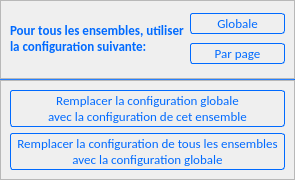
<?xml version="1.0" encoding="UTF-8"?>
<ui version="4.0">
 <class>MiscSetUI</class>
 <widget class="QWidget" name="MiscSetUI">
  <property name="geometry">
   <rect>
    <x>0</x>
    <y>0</y>
    <width>295</width>
    <height>180</height>
   </rect>
  </property>
  <property name="sizePolicy">
   <sizepolicy hsizetype="Preferred" vsizetype="Minimum">
    <horstretch>0</horstretch>
    <verstretch>0</verstretch>
   </sizepolicy>
  </property>
  <property name="maximumSize">
   <size>
    <width>16777215</width>
    <height>180</height>
   </size>
  </property>
  <property name="windowTitle">
   <string>Form</string>
  </property>
  <layout class="QVBoxLayout" name="verticalLayout">
   <property name="spacing">
    <number>0</number>
   </property>
   <property name="leftMargin">
    <number>0</number>
   </property>
   <property name="topMargin">
    <number>0</number>
   </property>
   <property name="rightMargin">
    <number>0</number>
   </property>
   <property name="bottomMargin">
    <number>0</number>
   </property>
   <item>
    <widget class="QFrame" name="frameApply">
     <property name="frameShape">
      <enum>QFrame::StyledPanel</enum>
     </property>
     <property name="frameShadow">
      <enum>QFrame::Raised</enum>
     </property>
     <layout class="QGridLayout" name="gridLayout_2">
      <item row="0" column="1">
       <widget class="QPushButton" name="pbGlobal">
        <property name="styleSheet">
         <string notr="true">

QPushButton {
    font:  10pt Calibri;  
    border: 1px solid gray;
    border-radius: 3px;
     background-color: qlineargradient(x1: 0, y1: 0, x2: 0, y2: 1,
                                       stop: 0 #f6f7fa, stop: 1 #dadbde);
    padding: 1px;
 }
 
QPushButton::enabled {
	color : rgb(0,106,255);
    border: 1px solid rgb(0,106,255);
 }

QPushButton:hover:!pressed{

     background-color: qlineargradient(x1: 0, y1: 0, x2: 0, y2: 1,
                                       stop: 0 #dadbde, stop: 1 #f6f7fa);
}

 QPushButton:pressed{
    background-color:  rgb(220,220,220);

}</string>
        </property>
        <property name="text">
         <string>Globale</string>
        </property>
       </widget>
      </item>
      <item row="1" column="1">
       <widget class="QPushButton" name="pbPerPage">
        <property name="styleSheet">
         <string notr="true">

QPushButton {
    font:  10pt Calibri;  
    border: 1px solid gray;
    border-radius: 3px;
     background-color: qlineargradient(x1: 0, y1: 0, x2: 0, y2: 1,
                                       stop: 0 #f6f7fa, stop: 1 #dadbde);
    padding: 1px;
 }
 
QPushButton::enabled {
	color : rgb(0,106,255);
    border: 1px solid rgb(0,106,255);
 }

QPushButton:hover:!pressed{

     background-color: qlineargradient(x1: 0, y1: 0, x2: 0, y2: 1,
                                       stop: 0 #dadbde, stop: 1 #f6f7fa);
}

 QPushButton:pressed{
    background-color:  rgb(220,220,220);

}</string>
        </property>
        <property name="text">
         <string>Par page</string>
        </property>
       </widget>
      </item>
      <item row="0" column="0" rowspan="2">
       <widget class="QLabel" name="laAllPagesConfig">
        <property name="styleSheet">
         <string notr="true">QWidget {
  
	color : rgb(0,106,255);
    font:  bold 10pt Calibri;

 }


</string>
        </property>
        <property name="text">
         <string>Pour tous les ensembles, utiliser
la configuration suivante:</string>
        </property>
       </widget>
      </item>
     </layout>
    </widget>
   </item>
   <item>
    <widget class="Line" name="line1">
     <property name="maximumSize">
      <size>
       <width>16777215</width>
       <height>1</height>
      </size>
     </property>
     <property name="styleSheet">
      <string notr="true">	background-color: rgb(0,106,255);</string>
     </property>
     <property name="orientation">
      <enum>Qt::Horizontal</enum>
     </property>
    </widget>
   </item>
   <item>
    <widget class="QFrame" name="frameReplace">
     <property name="frameShape">
      <enum>QFrame::StyledPanel</enum>
     </property>
     <property name="frameShadow">
      <enum>QFrame::Raised</enum>
     </property>
     <layout class="QGridLayout" name="gridLayout_3">
      <item row="1" column="0">
       <widget class="QPushButton" name="pbReplaceLocalWIthGlobal">
        <property name="styleSheet">
         <string notr="true">

QPushButton {
    font:  10pt Calibri;  
    border: 1px solid gray;
    border-radius: 3px;
     background-color: qlineargradient(x1: 0, y1: 0, x2: 0, y2: 1,
                                       stop: 0 #f6f7fa, stop: 1 #dadbde);
    padding: 1px;
 }
 
QPushButton::enabled {
	color : rgb(0,106,255);
    border: 1px solid rgb(0,106,255);
 }

QPushButton:hover:!pressed{

     background-color: qlineargradient(x1: 0, y1: 0, x2: 0, y2: 1,
                                       stop: 0 #dadbde, stop: 1 #f6f7fa);
}

 QPushButton:pressed{
    background-color:  rgb(220,220,220);

}</string>
        </property>
        <property name="text">
         <string>Remplacer la configuration de tous les ensembles
avec la configuration globale</string>
        </property>
       </widget>
      </item>
      <item row="0" column="0">
       <widget class="QPushButton" name="pbReplaceGlobalWithLocal">
        <property name="styleSheet">
         <string notr="true">

QPushButton {
    font:  10pt Calibri;  
    border: 1px solid gray;
    border-radius: 3px;
     background-color: qlineargradient(x1: 0, y1: 0, x2: 0, y2: 1,
                                       stop: 0 #f6f7fa, stop: 1 #dadbde);
    padding: 1px;
 }
 
QPushButton::enabled {
	color : rgb(0,106,255);
    border: 1px solid rgb(0,106,255);
 }

QPushButton:hover:!pressed{

     background-color: qlineargradient(x1: 0, y1: 0, x2: 0, y2: 1,
                                       stop: 0 #dadbde, stop: 1 #f6f7fa);
}

 QPushButton:pressed{
    background-color:  rgb(220,220,220);

}</string>
        </property>
        <property name="text">
         <string>Remplacer la configuration globale
avec la configuration de cet ensemble</string>
        </property>
       </widget>
      </item>
     </layout>
    </widget>
   </item>
  </layout>
 </widget>
 <resources/>
 <connections/>
</ui>
